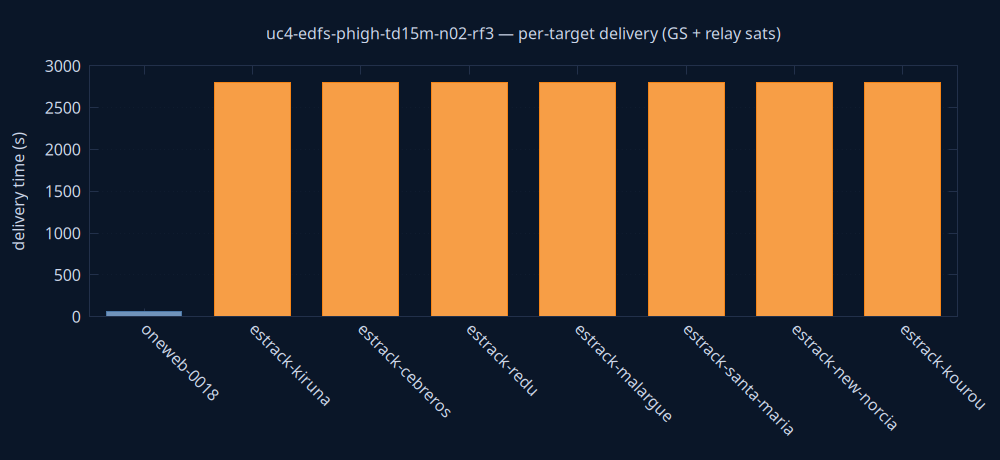

Write the gnuplot code that produced this figure.
set terminal pngcairo size 1000,460 background rgb '#0a1628'
set output 'delivery.png'
set style fill solid 0.8
set boxwidth 0.7 relative
set border lc rgb '#22304a'
set grid ytics lc rgb '#22304a'
set yrange [0:*]
set ylabel 'delivery time (s)' textcolor rgb '#cdd7ea'
set xtics rotate by -45 textcolor rgb '#cdd7ea'
set ytics textcolor rgb '#cdd7ea'
set title 'uc4-edfs-phigh-td15m-n02-rf3 — per-target delivery (GS + relay sats)' textcolor rgb '#cdd7ea'
plot 'delivery.dat' using 0:2:3:xtic(1) with boxes lc rgb variable notitle
